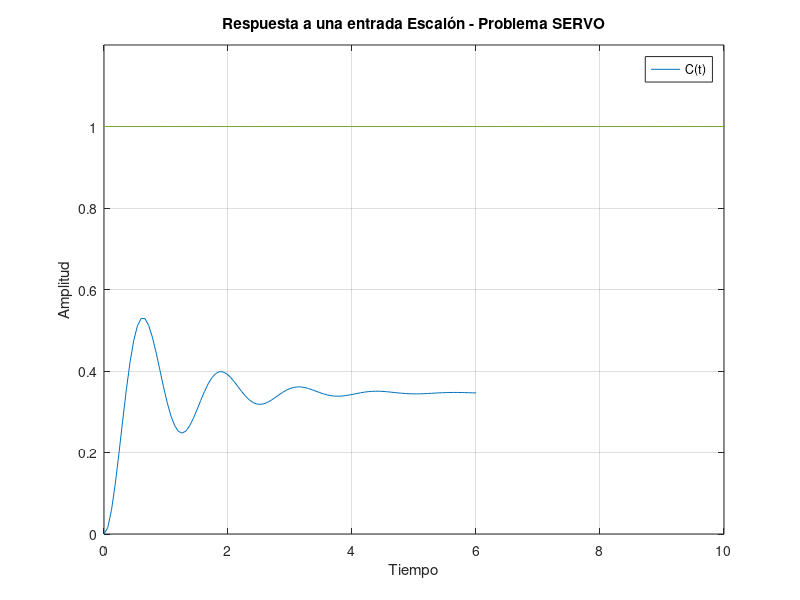
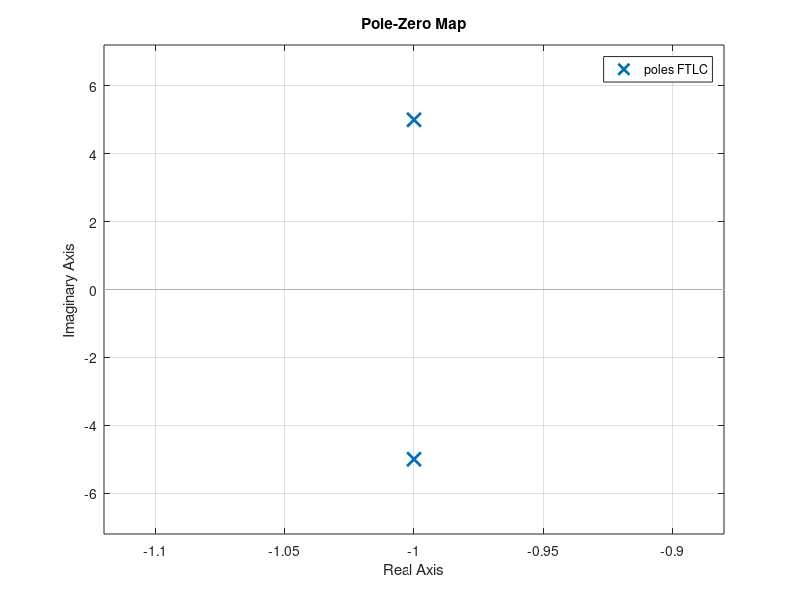

Reproduce these figures in MATLAB, in order.
%%Error en Estado Estacionario - Problema Regulador
figure(1)
hold off
hold on %Permite hacer 2 graficas en la misma figura

u = ones(201); %escalon, genera 201 unos
t = 0:0.1:20; %va del 0 al 20 con un incremento del 0.1
plot(t,u) 

num = [9];
den = [1 2 26];
FTLC = tf(num, den)
step(FTLC)
xlim([0 10])
ylim([0 1.2])
title('Respuesta a una entrada Escalón - Problema SERVO')
ylabel('Amplitud')
xlabel('Tiempo')
legend('C(t)')

figure(2)
pzmap(FTLC)